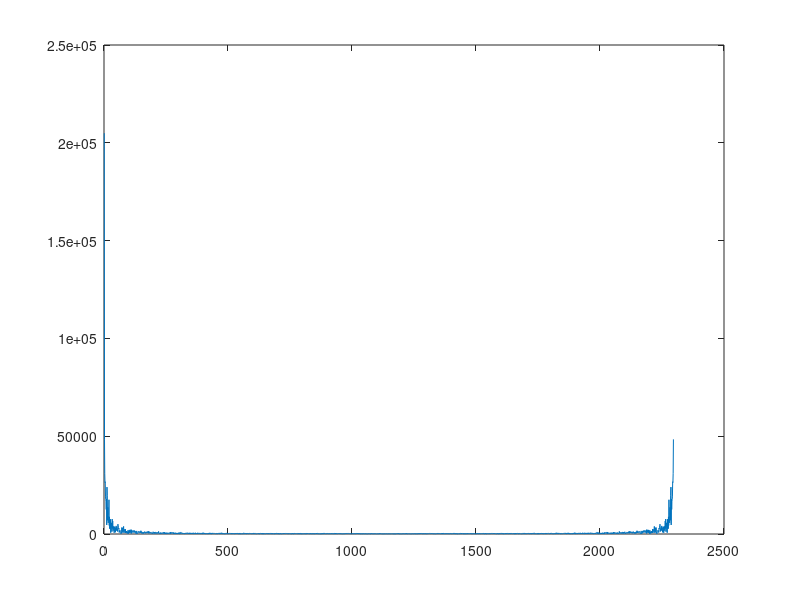

Here is the MATLAB script that generated this plot:
%Initialzation Noise and Signal
clear all
close all
load('noise_2021.mat')
load("OrgSingal.mat")
newSignal = noise + signal;
fft_newSingal = abs(fft(newSignal));
plot(fft_newSingal)

%Filter Design

